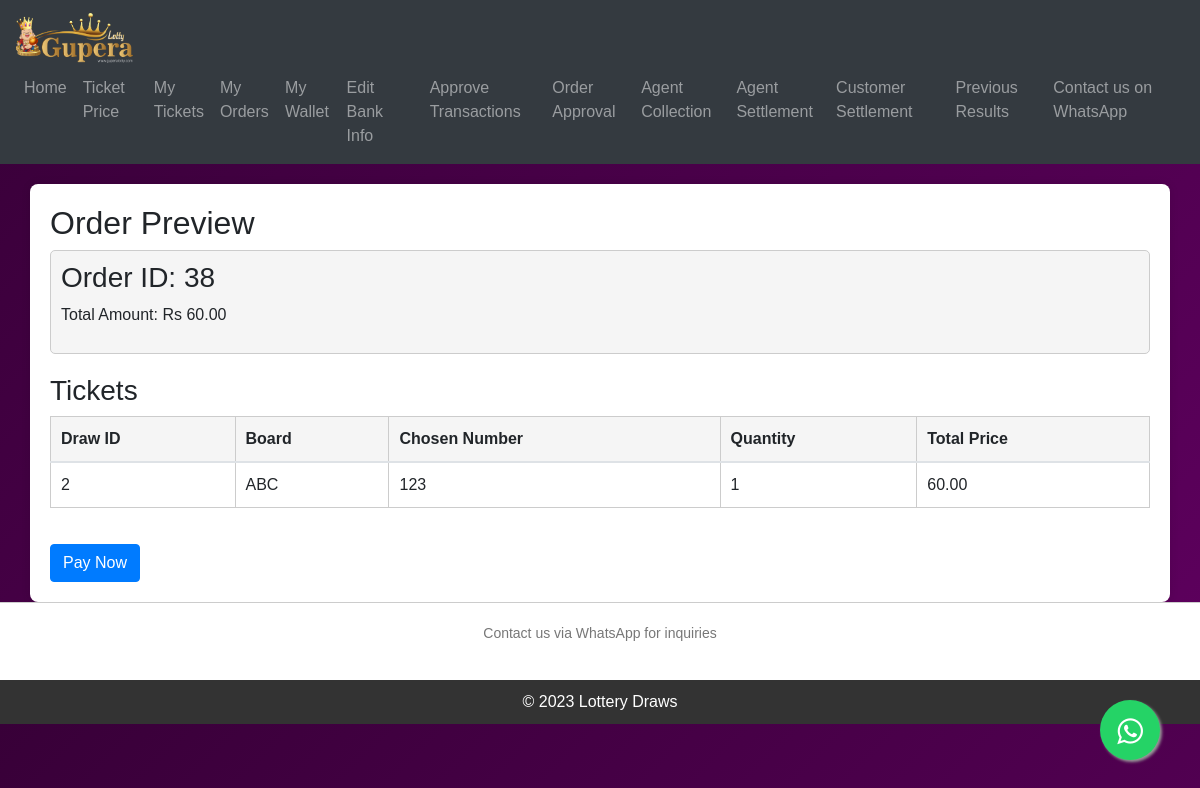
/order_preview/38/ (signed in), run on the app's committed database.
### KuberaApp/models.py (models this page shows, shortened)
class  Order(models.Model):
    agent = models.ForeignKey(User, on_delete=models.CASCADE,blank=True,null=True)
    draw = models.ForeignKey(Draw, on_delete=models.CASCADE,blank=True,null=True)
    customer       = models.ForeignKey(User, on_delete=models.CASCADE, related_name='customer_ticket',blank=True,null=True)
    upi_transaction_reference_id = models.CharField(max_length=50,blank=True,null=True)
    payment_upi_id = models.CharField(max_length=200,blank=True,null=True)
    order_uuid     = models.UUIDField(default=uuid.uuid4, editable=False, unique=True)
    order_status   = models.CharField(choices=ORDER_STATUS,default="processing",max_length=30)
    order_total    = models.DecimalField(max_digits=10,decimal_places=2,default=0.00)
    order_date     = models.DateField(default=timezone.now)
    winning_amount = models.DecimalField(max_digits=10,decimal_places=2,default=0.00)

class Ticket(models.Model):
    agent = models.ForeignKey(User, on_delete=models.CASCADE,blank=True,null=True)
    draw = models.ForeignKey(Draw, on_delete=models.CASCADE,blank=True,null=True)
    order = models.ForeignKey('Order', on_delete=models.CASCADE,blank=True,null=True)
    ticket_uuid = models.UUIDField(default=uuid.uuid4, editable=False, unique=True)
    board = models.ForeignKey(TicketPrice, on_delete=models.CASCADE,blank=True,null=True)
    choosen_number = models.PositiveIntegerField()
    quantity = models.PositiveIntegerField(default=1)
    customer = models.ForeignKey(User, on_delete=models.CASCADE, related_name='tickets_bought',blank=True,null=True)
    total_price = models.DecimalField(max_digits=10, decimal_places=2)
    winner = models.BooleanField(default=False)
    settled = models.BooleanField(default=False)
    cancelled = models.BooleanField(default=False)
    winning_amount = models.DecimalField(default=0.00,max_digits=10, decimal_places=2)
    winning_board = models.CharField(max_length=255,blank=True,null=True)

class Draw(models.Model):
    draw_uuid          = models.UUIDField(default=uuid.uuid4, editable=False, unique=True)
    draw_date          = models.DateField()
    draw_time          = models.TimeField()
    result_number      = models.PositiveIntegerField(default=0)
    released           = models.BooleanField(default=False)
    winning_percentage = models.DecimalField(max_digits=5, decimal_places=2,blank=True,null=True)
    loot_amount        = models.DecimalField(max_digits=10, decimal_places=2,blank=True,null=True)
    is_active          = models.BooleanField(default=False)
    result_generated   = models.BooleanField(default=False)
    orders_accepted   = models.BooleanField(default=False)

class TicketPrice(models.Model):
    ticket_name = models.CharField(max_length=50, unique=True)
    ticket_value = models.DecimalField(max_digits=10, decimal_places=2)
    commision = models.DecimalField(default=0.00,max_digits=10, decimal_places=2)
    price_after_commision = models.DecimalField(default=0.00,max_digits=10, decimal_places=2)
    def __str__(self):
        return self.ticket_name

### KuberaApp/views.py (the view, shortened to what this page needs)
# urls.py: path('order_preview/<int:order_id>/', views.order_preview, name='order_preview'),
@login_required(login_url='login')
def order_preview(request, order_id):
    order = get_object_or_404(Order, pk=order_id)
    context = {'order': order}
    return render(request, 'kuberaapp/preview-order.html', context)

### KuberaApp/context_processor.py (called while the page is built)
def website_info_context(request):
    try:
        website_info = WebsiteInfo.objects.first()  # Retrieve the first WebsiteInfo object
    except WebsiteInfo.DoesNotExist:
        website_info = None
    context = {
        'website_info': website_info
    }
    return context

### templates/kuberaapp/preview-order.html (shortened to what this page needs)
{% extends 'base.html' %}
{% block content %}
<div class="container">
    <h2>Order Preview</h2>
    <div class="order-details">
        <h3>Order ID: {{ order.pk }}</h3>
        <p>Total Amount: Rs {{ order.order_total }}</p>
    </div>
    <h3>Tickets</h3>
    <table class="table">
        <thead>
            <tr>
                <th>Draw ID</th>
                <th>Board</th>
                <th>Chosen Number</th>
                <th>Quantity</th>
                <th>Total Price</th>
            </tr>
        </thead>
        <tbody>
            {% for ticket in order.ticket_set.all %}
            <tr>
                <td>{{ ticket.draw.pk }}</td>
                <td>{{ ticket.board }}</td>
                <td>{{ ticket.choosen_number }}</td>
                <td>{{ ticket.quantity }}</td>
                <td>{{ ticket.total_price }}</td>
            </tr>
            {% endfor %}
        </tbody>
    </table>
    <button id="open-deposit-modal" class="btn btn-primary">Pay Now</button>
</div>
{% endblock %}

### templates/base.html (style rules this page uses)
body { margin: 0; padding: 0; background: linear-gradient(135deg, #380038, #5e005e); font-family: Arial, sans-serif; }
.container { margin-top: 20px; padding: 20px; background-color: #fff; border-radius: 8px; box-shadow: 0px 0px 10px rgba(0, 0, 0, 0.1); }

### templates/kuberaapp/preview-order.html (style rules this page uses)
.container { margin-top: 20px; }
.order-details { background-color: #f5f5f5; padding: 10px; border: 1px solid #ccc; border-radius: 5px; margin-bottom: 20px; }
.table { width: 100%; border-collapse: collapse; }
.table th, .table td { padding: 10px; border: 1px solid #ccc; }
.table th { background-color: #f5f5f5; }
#open-deposit-modal { margin-top: 20px; }

### data on the page
Order: pk "38", order_total "60.00"
Ticket: draw.pk "2", board "ABC", choosen_number "123", quantity "1", total_price "60.00"
